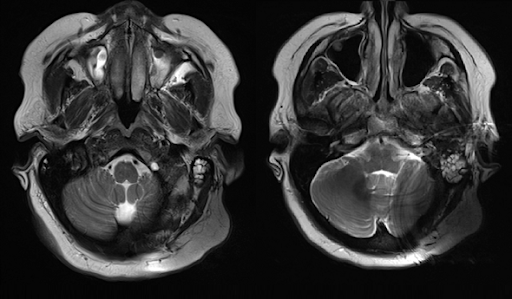
%> input picture mri.png, 512 x 299 px
$ octave pca_image.m   (GNU Octave 9; MATLAB toolbox functions it lacks are replaced by stand-ins)
%> lines starting %> are read from the running program, lines starting %| are printed output that depends on the picture
I = double(imread('mri.png'));
%> I: size 299x512x3 double; min 0, max 255, mean 52.8; mean of the top-left, top-right, bottom-left and bottom-right quarters 62.8, 57, 48.5, 43
X = reshape(I,size(I,1)*size(I,2),3);
coeff = pca(X);
%> coeff = [0.577 0.816 -1.16e-14; 0.577 -0.408 0.707; 0.577 -0.408 -0.707]
Itransformed = X*coeff;
Ipc1 = reshape(Itransformed(:,1),size(I,1),size(I,2));
Ipc2 = reshape(Itransformed(:,2),size(I,1),size(I,2));
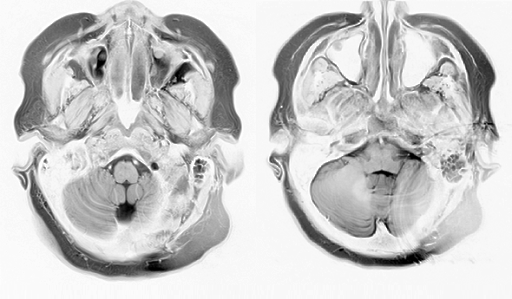
%> Ipc2: size 299x512 double; min -9.66e-11, max 0, mean -2e-11; drawn with min black and max white
Ipc3 = reshape(Itransformed(:,3),size(I,1),size(I,2));
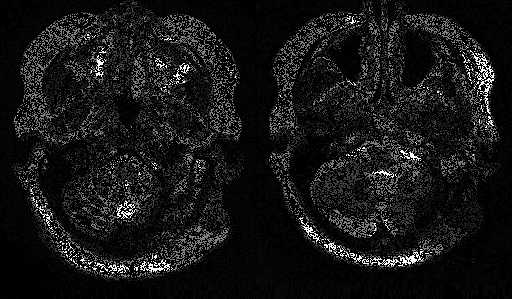
%> Ipc3: size 299x512 double; min 0, max 2.84e-14, mean 2.39e-15; drawn with min black and max white

figure, imshow(Ipc1,[]);
figure, imshow(Ipc2,[]);
figure, imshow(Ipc3,[])
